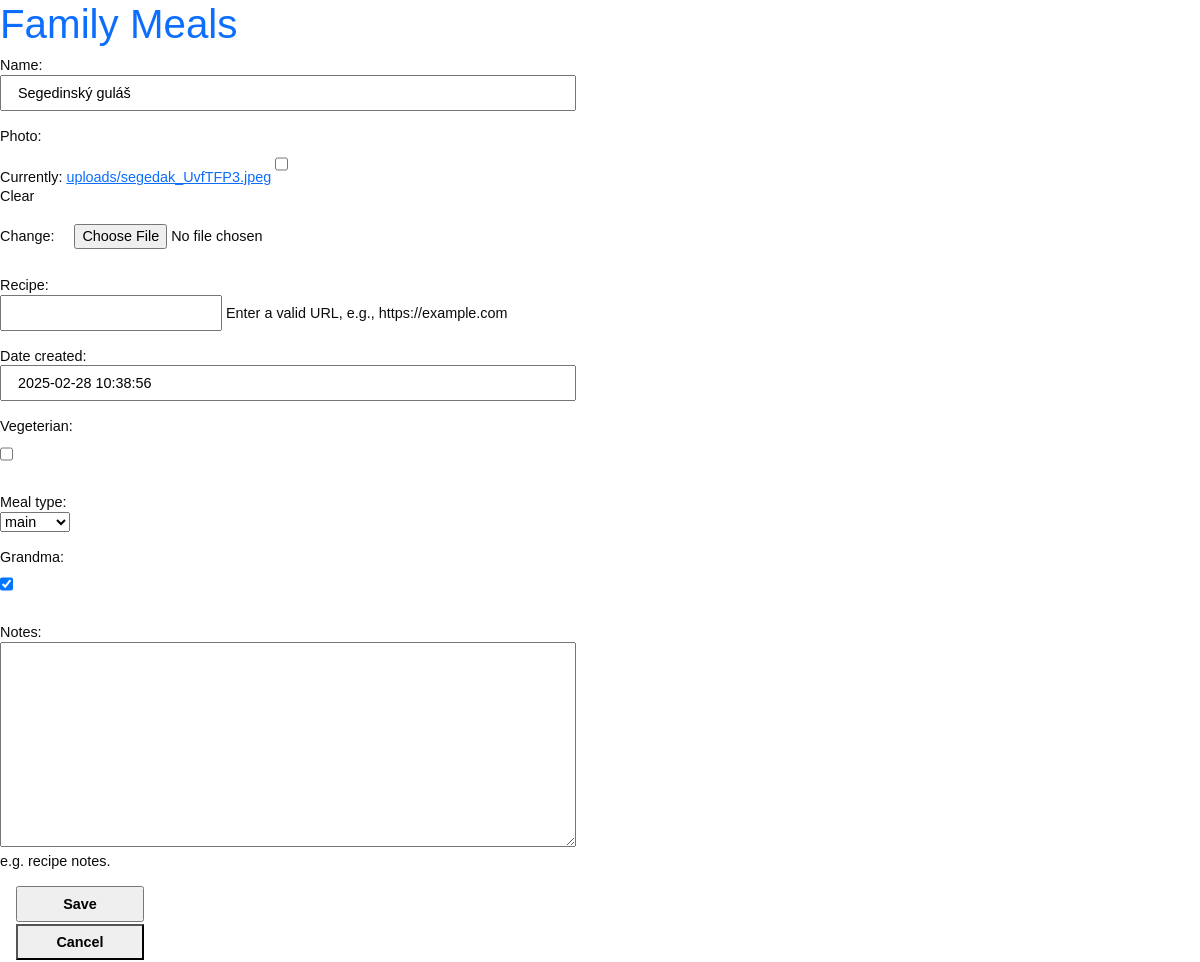
/meal/7/update, run on the app's committed database.
### entries/models.py (models this page shows, shortened)
class Meal(models.Model):
    name = models.CharField(max_length=200)
    photo = models.ImageField(upload_to='uploads/', blank=True, null=True)
    recipe = models.URLField(max_length=500, blank=True, null=True, help_text='Enter a valid URL, e.g., https://example.com')
    date_created = models.DateTimeField(default=timezone.now)
    vegeterian = models.BooleanField(default=False)
    meal_type = models.ForeignKey(MealType, on_delete=models.PROTECT)
    grandma = models.BooleanField(default=False)
    notes = models.TextField(max_length=500, blank=True,  verbose_name='Notes',
    help_text='e.g. recipe notes.')

class MealType(models.Model):
    name = models.CharField(max_length=200)
    def __str__(self):
        return self.name

### entries/views.py (the view, shortened to what this page needs)
# urls.py: path('meal/<int:pk>/update', views.MealUpdateView.as_view(), name='meal-update',),
class MealUpdateView(UpdateView):
    model = Meal
    fields = '__all__'

### entries/templates/entries/meal_form.html (shortened to what this page needs)
{% extends "entries/base.html" %}
{% block content %}
    <form method="post" enctype="multipart/form-data">
        {{ form.as_p }}
        <input type="submit" value="Save">
    </form>
    {% if meal %}
        <a href="{% url 'meal-detail' meal.id %}">
            <button>Cancel</button>
        </a>
    {% else %}
        <a href="{% url 'meal-list' %}">
            <button>Cancel</button>
        </a>
    {% endif %}
{% endblock content %}

### entries/static/css/meals.css (style rules this page uses)
* { box-sizing: border-box; }
body { font-family: sans-serif; font-size: 0.9em; color: rgb(11, 11, 11); }
p { line-height: 1.3em; max-width: 36rem; }
label { display: block; }
button, textarea, input { font-size: inherit; min-height: 2.5em; padding: 0 1rem; }
input[type="text"], textarea { width: 100%; }
textarea { padding: 0.5rem 1rem; font-family: sans-serif; }
button, input[type="submit"] { margin: 0 1rem 2px 1rem; cursor: pointer; font-weight: bold; min-width: 8rem; }

### data on the page
Meal: name "Segedinský guláš", date_created "2025-02-28 10:38:56", meal_type "main", grandma "☑"
